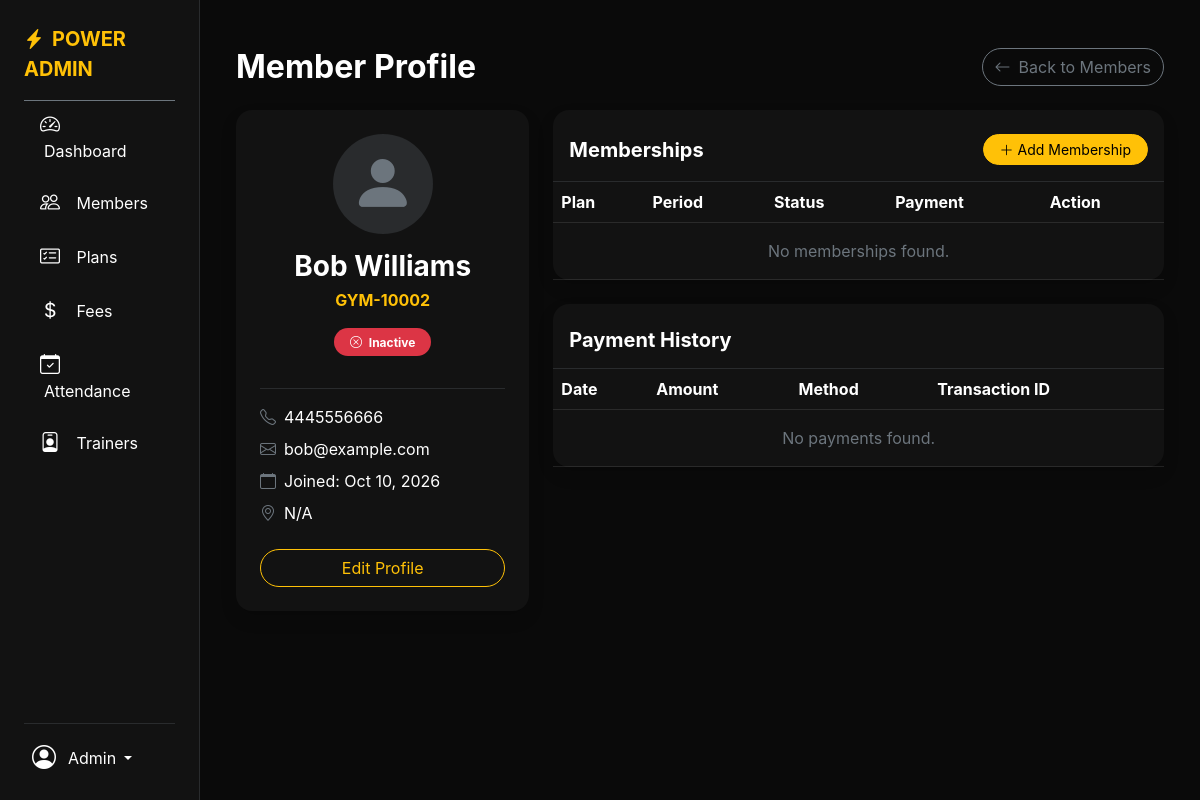
The page /admin/members/profile/2 (signed in) on the database its author committed.
### models/member.py (models this page shows)
class Member(db.Model):
    __tablename__ = 'members'
    id = db.Column(db.Integer, primary_key=True)
    member_id = db.Column(db.String(20), unique=True, nullable=False) # e.g., GYM-2023-0001
    first_name = db.Column(db.String(50), nullable=False)
    last_name = db.Column(db.String(50), nullable=False)
    email = db.Column(db.String(100), unique=True, nullable=False)
    phone = db.Column(db.String(20), nullable=False)
    dob = db.Column(db.Date, nullable=True)
    gender = db.Column(db.String(10), nullable=True)
    address = db.Column(db.Text, nullable=True)
    join_date = db.Column(db.Date, nullable=False, default=datetime.utcnow)
    created_at = db.Column(db.DateTime, default=datetime.utcnow)
    memberships = db.relationship('Membership', backref='member', lazy=True, cascade='all, delete-orphan')
    payments = db.relationship('Payment', backref='member', lazy=True, cascade='all, delete-orphan')
    attendance = db.relationship('Attendance', backref='member', lazy=True, cascade='all, delete-orphan')
    @property
    def full_name(self):
        return f"{self.first_name} {self.last_name}"
    @property
    def current_membership(self):
        from datetime import date
        today = date.today()
        for m in sorted(self.memberships, key=lambda x: x.end_date, reverse=True):
            if m.start_date <= today <= m.end_date:
                return m
        if self.memberships:
            return sorted(self.memberships, key=lambda x: x.end_date, reverse=True)[0]
        return None
    @property
    def is_active(self):
        m = self.current_membership
        from datetime import date
        if m and m.start_date <= date.today() <= m.end_date:
            return True
        return False

### routes/members.py (the view)
@members_bp.route('/profile/<int:id>')
@login_required
def profile(id):
    member = Member.query.get_or_404(id)
    plans = MembershipPlan.query.filter_by(is_active=True).all()
    return render_template('admin/member_profile.html', member=member, plans=plans)

### templates/admin/member_profile.html (shortened to what this page needs)
{% extends 'admin/base_admin.html' %}
{% block content %}
<div class="d-flex justify-content-between align-items-center mb-4">
    <h2 class="text-white fw-bold mb-0">Member Profile</h2>
    <a href="{{ url_for('members.list_members') }}" class="btn btn-outline-secondary rounded-pill">
        <i class="bi bi-arrow-left me-2"></i>Back to Members
    </a>
</div>
<div class="row g-4">
    <div class="col-lg-4">
        <div class="card bg-dark text-white border-0 shadow rounded-4 mb-4">
            <div class="card-body text-center p-4">
                <div class="bg-secondary bg-opacity-25 rounded-circle d-inline-flex align-items-center justify-content-center mb-3" style="width: 100px; height: 100px;">
                    <i class="bi bi-person-fill display-3 text-secondary"></i>
                </div>
                <h3 class="fw-bold mb-1">{{ member.full_name }}</h3>
                <p class="text-warning fw-bold mb-3">{{ member.member_id }}</p>
                {% if member.is_active %}
                <span class="badge bg-success rounded-pill px-3 py-2 mb-3"><i class="bi bi-check-circle me-1"></i> Active Member</span>
                {% else %}
                <span class="badge bg-danger rounded-pill px-3 py-2 mb-3"><i class="bi bi-x-circle me-1"></i> Inactive</span>
                {% endif %}
                <hr class="border-secondary">
                <div class="text-start">
                    <p class="mb-2"><i class="bi bi-telephone text-secondary me-2"></i>{{ member.phone }}</p>
                    <p class="mb-2"><i class="bi bi-envelope text-secondary me-2"></i>{{ member.email }}</p>
                    <p class="mb-2"><i class="bi bi-calendar text-secondary me-2"></i>Joined: {{ member.join_date.strftime('%b %d, %Y') }}</p>
                    <p class="mb-0"><i class="bi bi-geo-alt text-secondary me-2"></i>{{ member.address or 'N/A' }}</p>
                </div>
                <div class="mt-4">
                    <a href="{{ url_for('members.edit_member', id=member.id) }}" class="btn btn-outline-warning w-100 rounded-pill">Edit Profile</a>
                </div>
            </div>
        </div>
    </div>
    <div class="col-lg-8">
        <div class="card bg-dark text-white border-0 shadow rounded-4 mb-4">
            <div class="card-header border-secondary border-opacity-25 bg-transparent pt-4 pb-3 d-flex justify-content-between align-items-center">
                <h5 class="fw-bold mb-0">Memberships</h5>
                <button type="button" class="btn btn-sm btn-warning rounded-pill px-3" data-bs-toggle="modal" data-bs-target="#addMembershipModal">
                    <i class="bi bi-plus-lg me-1"></i>Add Membership
                </button>
            </div>
            <div class="card-body p-0">
                <div class="table-responsive">
                    <table class="table table-dark mb-0">
                        <thead>
                            <tr>
                                <th>Plan</th>
                                <th>Period</th>
                                <th>Status</th>
                                <th>Payment</th>
                                <th>Action</th>
                            </tr>
                        </thead>
                        <tbody>
                            {% for m in member.memberships|sort(attribute='end_date', reverse=True) %}
                                    {% from datetime import date %}
                            {% else %}
                            <tr>
                                <td colspan="5" class="text-center text-secondary py-3">No memberships found.</td>
                            </tr>
                            {% endfor %}
                        </tbody>
                    </table>
                </div>
            </div>
        </div>
        <div class="card bg-dark text-white border-0 shadow rounded-4 mb-4">
            <div class="card-header border-secondary border-opacity-25 bg-transparent pt-4 pb-3">
                <h5 class="fw-bold mb-0">Payment History</h5>
            </div>
            <div class="card-body p-0">
                <div class="table-responsive">
                    <table class="table table-dark mb-0">
                        <thead>
                            <tr>
                                <th>Date</th>
                                <th>Amount</th>
                                <th>Method</th>
                                <th>Transaction ID</th>
                            </tr>
                        </thead>
                        <tbody>
                            {% for p in member.payments|sort(attribute='payment_date', reverse=True) %}
                            <tr>
                                <td>{{ p.payment_date.strftime('%b %d, %Y') }}</td>
                                <td class="text-success fw-bold">${{ p.amount }}</td>
                                <td>{{ p.payment_method }}</td>
                                <td><small class="text-secondary">{{ p.transaction_id }}</small></td>
                            </tr>
                            {% else %}
                            <tr>
                                <td colspan="4" class="text-center text-secondary py-3">No payments found.</td>
                            </tr>
                            {% endfor %}
                        </tbody>
                    </table>
                </div>
            </div>
        </div>
    </div>
</div>
{% endblock %}

### static/css/style.css (style rules this page uses)
:root { --primary-color: #ffc107; --dark-color: #121212; --darker-color: #0a0a0a; }
body { font-family: 'Inter', 'Roboto', sans-serif; background-color: var(--darker-color) !important; }
.bg-black { background-color: var(--darker-color) !important; }
.bg-dark { background-color: var(--dark-color) !important; }
.table-dark { --bs-table-bg: transparent; --bs-table-striped-bg: rgba(255, 255, 255, 0.05); --bs-table-striped-color: #fff; --bs-table-active-bg: rgba(255, 255, 255, 0.1); --bs-table-active-color: #fff; --bs-table-hover-bg: rgba(255, 255, 255, 0.075); --bs-table-hover-color: #fff; color: #fff; border-color: rgba(255, 255, 255, 0.1); }
::placeholder { color: #6c757d !important; opacity: 1; }

### rows shown on the page
Member: full_name "Bob Williams", member_id "GYM-10002", phone "4445556666", email "bob@example.com", join_date "Oct 10, 2026", address "N/A"
